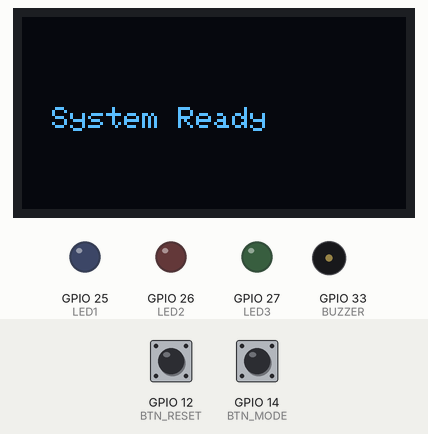
This program was run on a simulated ESP32. On the bench: 128×64 one-colour display, output pins drawn as LEDs (lit = HIGH), buzzer (waves = sounding). Dashed ring = blinking. The inputs (shaded band) are chosen by the test bench; at power-on: GPIO 14 (BTN_MODE) HIGH, GPIO 12 (BTN_RESET) HIGH.

Above: at 2.2 s.
2.3 s: GPIO 14 (BTN_MODE) pulled LOW for 0.15 s
At 2.77 s:
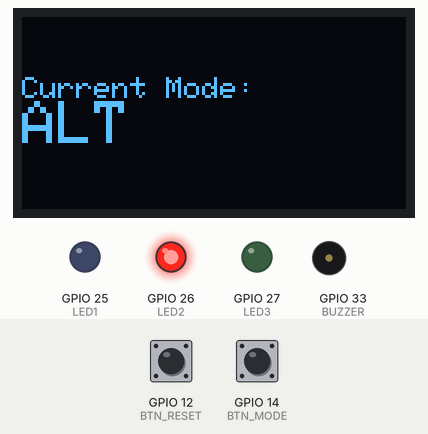
3.0 s: GPIO 12 (BTN_RESET) pulled LOW for 1 s
At 4.3 s:
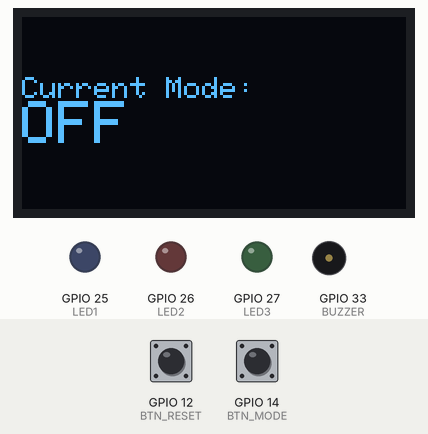
5.5 s: GPIO 14 (BTN_MODE) pulled LOW for 1 s
At 5.67 s:
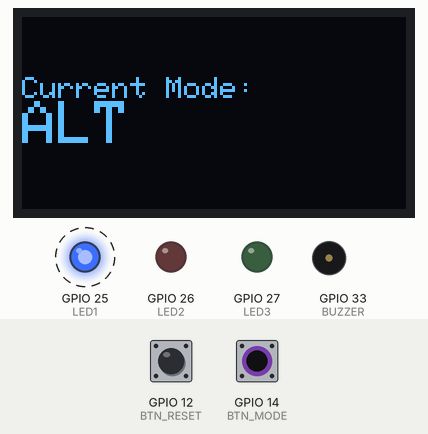
7.1 s: GPIO 14 (BTN_MODE) pulled LOW for 3.2 s
At 8.4 s:
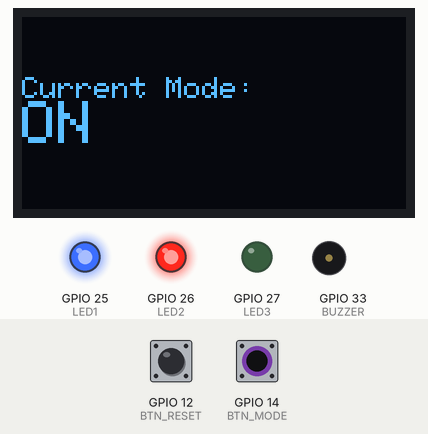
11.8 s: GPIO 14 (BTN_MODE) pulled LOW for 0.15 s
At 11.97 s:
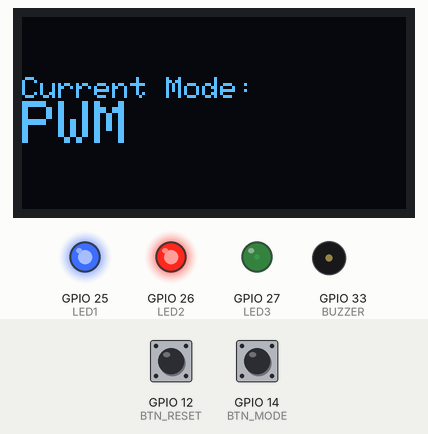
12.5 s: GPIO 12 (BTN_RESET) pulled LOW for 0.15 s
At 13.2 s:
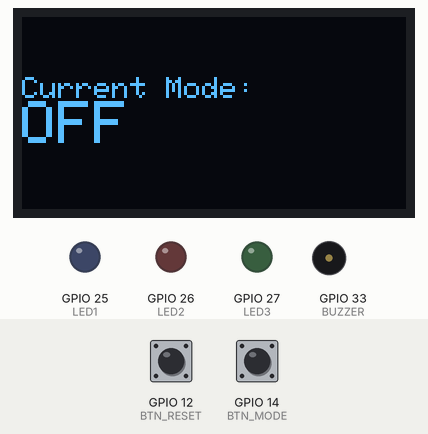
Timing chart, 0 to 15.1 s (numbered marks = the images above; inputs shaded):
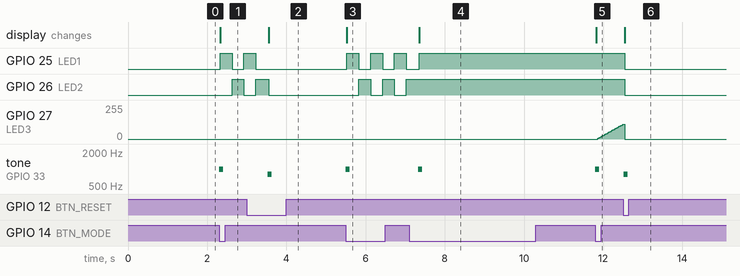

Measured:
- after the input at 2.3 s, GPIO 25 (LED1): LOW → HIGH at once, → LOW 0.30 s later, → HIGH 0.30 s later; GPIO 26 (LED2): LOW → HIGH after 0.33 s, → LOW 0.30 s later; tone on GPIO 33 (BUZZER): silent → 1000 Hz at once, → silent 0.10 s later; the display: changes at once (image 1)
- after the input at 3.0 s, GPIO 25 (LED1): goes on until 3.2 s, then stays LOW; GPIO 26 (LED2): goes on until 3.6 s, then stays LOW; tone on GPIO 33 (BUZZER): silent → 800 Hz after 0.53 s, → silent 0.10 s later; the display: changes after 0.55 s (image 2)
- after the input at 5.5 s, GPIO 25 (LED1): alternates HIGH for 0.30 s and LOW for 0.30 s, starting at once; GPIO 26 (LED2): alternates HIGH for 0.30 s and LOW for 0.30 s, starting after 0.33 s; tone on GPIO 33 (BUZZER): silent → 1000 Hz at once, → silent 0.10 s later; the display: changes at once (image 3)
- after the input at 7.1 s, GPIO 25 (LED1): goes on until 7.4 s, then stays HIGH; GPIO 26 (LED2): stops changing and stays HIGH; tone on GPIO 33 (BUZZER): silent → 1000 Hz after 0.23 s, → silent 0.10 s later; the display: changes after 0.25 s (image 4)
- after the input at 11.8 s, GPIO 27 (LED3): moves from 0/255 to 110/255 over 0.63 s, starting after 0.06 s; tone on GPIO 33 (BUZZER): silent → 1000 Hz at once, → silent 0.10 s later; the display: changes at once (image 5)
- after the input at 12.5 s, GPIO 25 (LED1), GPIO 26 (LED2): HIGH → LOW at once; tone on GPIO 33 (BUZZER): silent → 800 Hz at once, → silent 0.10 s later; the display: changes at once (image 6)

The program:

main.cpp
```cpp
#include <Wire.h>
#include <Adafruit_GFX.h>
#include <Adafruit_SSD1306.h>

#define SCREEN_WIDTH 128
#define SCREEN_HEIGHT 64
#define OLED_ADDR 0x3C

Adafruit_SSD1306 display(SCREEN_WIDTH, SCREEN_HEIGHT, &Wire, -1);

// --- Pin Definitions ---
const int LED1 = 25;
const int LED2 = 26;
const int LED3 = 27;
const int BUZZER = 33;
const int BTN_MODE = 14;
const int BTN_RESET = 12;

int mode = 0; // 0=OFF, 1=ALT BLINK, 2=BOTH ON, 3=PWM
int lastButtonState1 = HIGH;
int lastButtonState2 = HIGH;
unsigned long lastDebounceTime = 0;
const unsigned long debounceDelay = 200;

// --- PWM Variables ---
int pwmValue = 0;
int fadeAmount = 5;

void updateOLED() {
  display.clearDisplay();
  display.setCursor(0, 20);
  display.setTextSize(1);
  display.println("Current Mode:");
  display.setTextSize(2);
  switch (mode) {
    case 0: display.println("OFF"); break;
    case 1: display.println("ALT"); break;
    case 2: display.println("ON"); break;
    case 3: display.println("PWM"); break;
  }
  display.display();
}
void setup() {
  pinMode(LED1, OUTPUT);
  pinMode(LED2, OUTPUT);
  pinMode(LED3, OUTPUT);
  pinMode(BUZZER, OUTPUT);
  pinMode(BTN_MODE, INPUT_PULLUP);
  pinMode(BTN_RESET, INPUT_PULLUP);

  // OLED setup
  if (!display.begin(SSD1306_SWITCHCAPVCC, OLED_ADDR)) {
    while (true);
  }
  display.clearDisplay();
  display.setTextSize(1);
  display.setTextColor(SSD1306_WHITE);
  display.setCursor(10, 30);
  display.println("System Ready");
  display.display();
  delay(1000);
}

void loop() {
  // --- Button for mode cycle ---
  int reading1 = digitalRead(BTN_MODE);
  if (reading1 == LOW && lastButtonState1 == HIGH && millis() - lastDebounceTime > debounceDelay) {
    mode = (mode + 1) % 4;
    tone(BUZZER, 1000, 100);
    updateOLED();
    lastDebounceTime = millis();
  }
  lastButtonState1 = reading1;

  // --- Button for reset ---
  int reading2 = digitalRead(BTN_RESET);
  if (reading2 == LOW && lastButtonState2 == HIGH && millis() - lastDebounceTime > debounceDelay) {
    mode = 0;
    tone(BUZZER, 800, 100);
    updateOLED();
    lastDebounceTime = millis();
  }
  lastButtonState2 = reading2;

  // --- LED Behaviors ---
  switch (mode) {
    case 0: // Both OFF
      digitalWrite(LED1, LOW);
      digitalWrite(LED2, LOW);
      analogWrite(LED3, 0);
      break;

    case 1: // Alternate Blink
      digitalWrite(LED1, HIGH);
      digitalWrite(LED2, LOW);
      delay(300);
      digitalWrite(LED1, LOW);
      digitalWrite(LED2, HIGH);
      delay(300);
      break;

    case 2: // Both ON
      digitalWrite(LED1, HIGH);
      digitalWrite(LED2, HIGH);
      digitalWrite(LED3, LOW);
      break;

    case 3: // PWM Fade
      analogWrite(LED3, pwmValue);
      pwmValue += fadeAmount;
      if (pwmValue <= 0 || pwmValue >= 255) fadeAmount = -fadeAmount;
      delay(30);
      break;
  }
}
```
